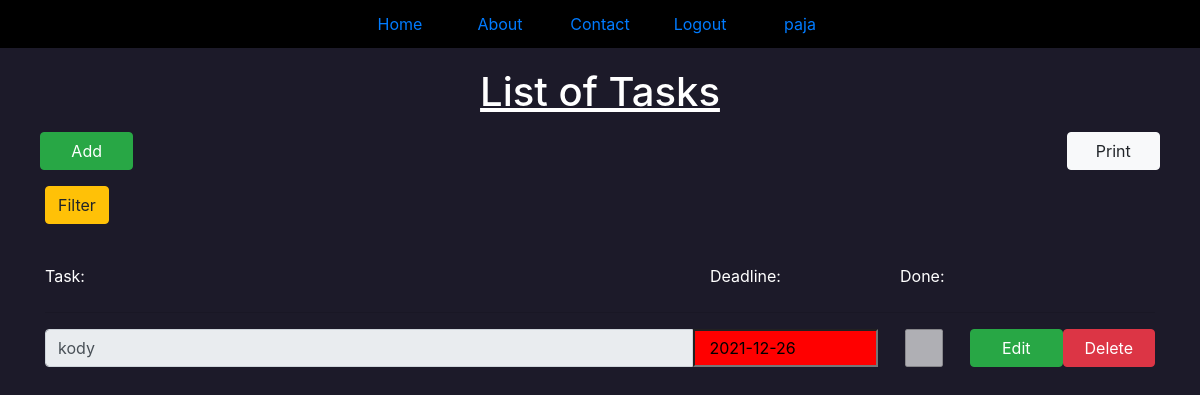
The app's page /todolist (signed in), older data.
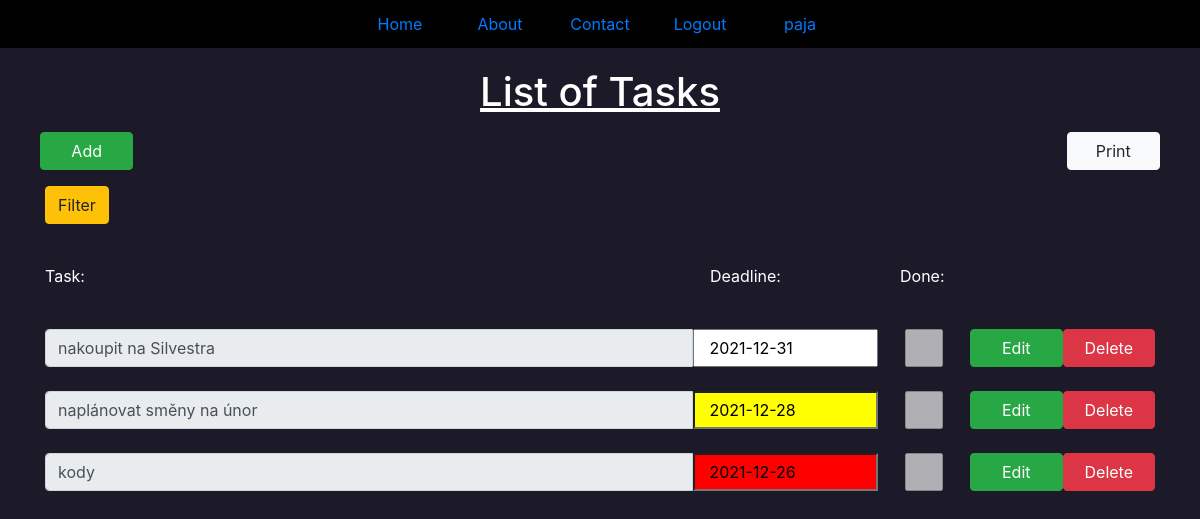
The same page, newer data.
### tables this page shows
CREATE TABLE "tasks" (
	"id"	INTEGER,
	"task"	TEXT,
	"execdate"	NUMERIC,
	"ok"	INTEGER,
	"user_id"	INTEGER,
	PRIMARY KEY("id" AUTOINCREMENT)
);

### app.py (the view)
@app.route("/todolist", methods=["POST","GET"])
def todolist():
    user_id=session["user_id"]
    user=session["user"]
    records=create_db.get_data(user_id,"execdate")
    if request.args.get("submit")=="Savedate":
        records=create_db.get_data(user_id,"savedate")
    elif request.args.get("submit")=="History":
        records=create_db.get_data(user_id,"ok")
    elif request.args.get("submit")=="All":
        records=create_db.get_data(user_id)
    if user:
        print(user)
        return render_template("index.html",user=user,records=records,success=True)
    return render_template("index.html",success=False)

### package/create_db.py (called while the page is built)
def get_data(user,col="id"):
    con=sqlite3.connect("package/db/todolist.db")
    cur=con.cursor()
    print(user)
    if col=="savedate":
        sql="SELECT * FROM tasks WHERE user_id=? and ok=0 ORDER BY id"
        cur.execute(sql,(user,))
    elif col=="execdate":
        sql="SELECT * FROM tasks WHERE user_id=? and ok=0 ORDER BY execdate DESC"
        cur.execute(sql,(user,))
    elif col=="id":
        sql="SELECT * FROM tasks WHERE user_id=?"
        cur.execute(sql,(user,))
    elif col =="ok":
        sql="SELECT * FROM tasks WHERE user_id=? and ok=1 ORDER BY execdate DESC"
        cur.execute(sql,(user,))
    records=cur.fetchall()
    con.close()
    return records

### templates/index.html (shortened to what this page needs)
    {% extends "base.html" %}
    {% block content%}
	{% if success %}
	<div class="container"style="margin-top:20px" >
		<p><h1 class="text-center " style="text-decoration: underline;color:white">List of Tasks</h1></p>
		<form action="/todolist" class="my-3">
			<div class="form-row">
				<a href="/add"class="btn btn-success col-sm-1" name="add">Add</a>
				<a href="" onclick="print()" class="btn btn-light col-sm-1 offset-10" name="Print">Print</a>
			</div>
		<div id=menu>
		 	<div id="item" class="btn btn-warning my-3">Filter</div>
		</div>
		</form>
		<div class="row my-4" >
			<div class="col-md-7 text-white">Task:</div>
			<div class="col-md-2 text-white">Deadline:</div>
			<div class="col-md-1 text-white">Done:</div>
		</div>
		<hr>
		<form action="" >
			{% for record in records %}
			<div class="input-group datum2">
				<input type="text" readonly="readonly" class="form-control col-md-7" name="ukol" id="ukol" value="{{ record[1] }}" >
  				<input type="text" readonly="readonly" class="form-control-date col-md-2 datum3"  name="execdate"  value="{{ record[2] }}">
				{% if record[3]==1 %}
  					<input type="checkbox" value=1 disabled checked id="checkbox"  class=" form-control col-md-1  ifchecked">
  				{% else %}
  					<input type="checkbox" value=0 disabled id="checkbox" class=" form-control col-md-1 ifchecked">
  				{% endif %}
				<a href="/edit?id={{record[0]}}"  class="col-md-1 btn btn-success" name="edit">Edit</a>
  				<a href="/del?id={{ record[0] }}"  class="col-md-1 btn btn-danger" name="delete" >Delete</a>
  			</div>
  			<br>
  			{% endfor %}
		</form>
	</div>
		{% endif %}
	{% endblock %}

### templates/base.html (shortened to what this page needs)
<!DOCTYPE html>
<html lang="en">
<head>
    <link rel="stylesheet" href='{{ url_for("static" ,filename="style.css") }}'>
	<link rel="stylesheet" href="https://maxcdn.bootstrapcdn.com/bootstrap/4.5.2/css/bootstrap.min.css">
</head>
<body>
	{% if success %}
		<ul class="nav justify-content-center">
			<li class="nav-item"><a class="nav-link" href="/">Home</a></li>
			<li class="nav-item"><a href="/about" class="nav-link">About</a></li>
			<li class="nav-item"><a class="nav-link" href="/contact">Contact</a></li>
			{% if user %}
            <li class="nav-item" ><a class="nav-link" href="/logout">Logout</a></li>
			<li class="nav-item"><a class="nav-link member-card circle" href="#">{{ user }}</a> </li>
			{% endif %}
		</ul>
    {% endif %}
    {% block content %}{% endblock %}
</body>
</html>

### static/style.css (style rules this page uses)
body { background-color: rgb(28, 26, 41); }
ul { background-color: black; overflow: hidden; margin:0px; padding:0px; line-height: 2rem; }
li { list-style-type:none; float: left; width:100px; }
li a { padding-right: 5px; text-decoration: none; text-align: center; padding: 14px 16px; }

### templates/base.html (style rules this page uses)
body { background-color: rgb(28, 26, 41); }

Row changes from the older to the newer data that the page shows:
added tasks: ukol "nakoupit na Silvestra", execdate "2021-12-31"
added tasks: ukol "naplánovat směny na únor", execdate "2021-12-28"
